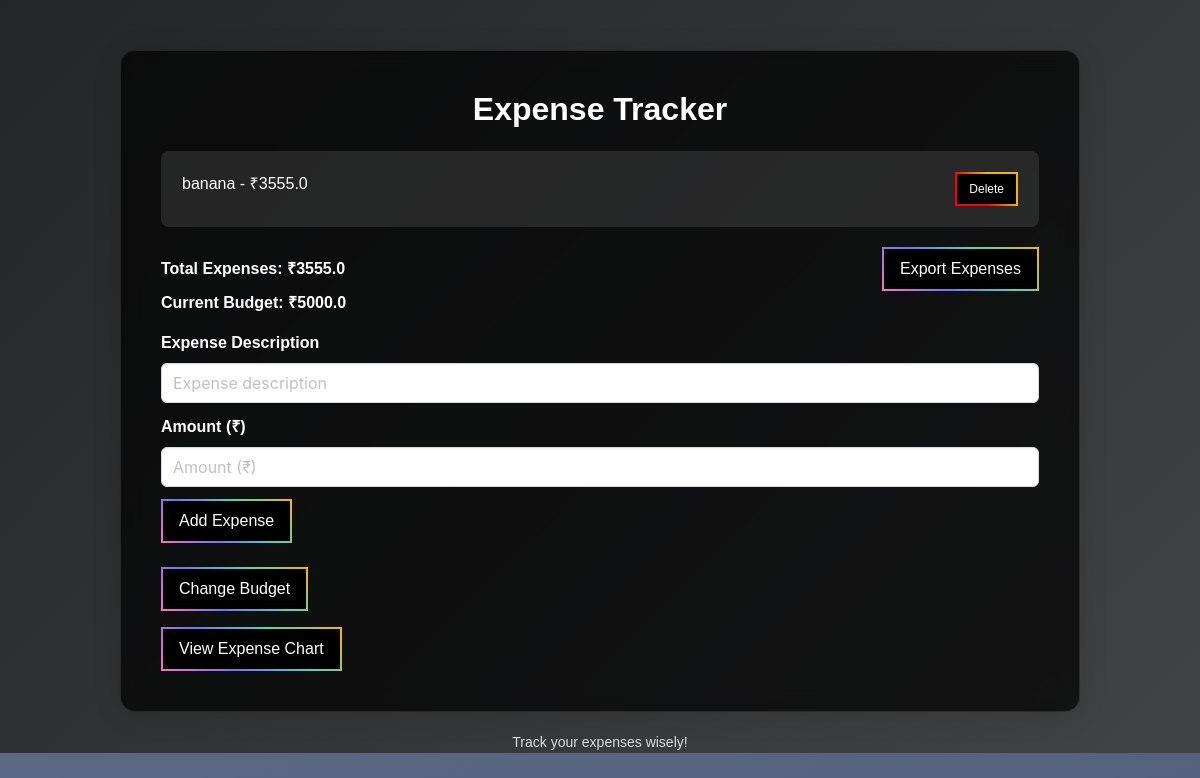
Before: / with the older database file.
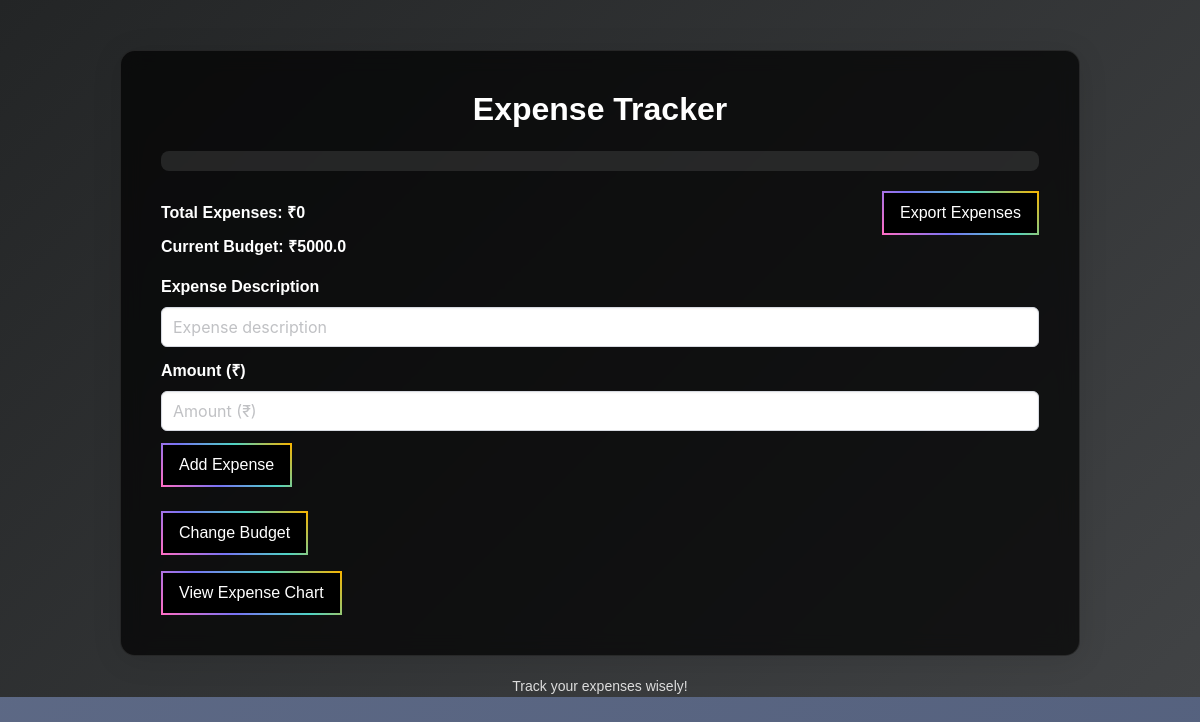
After: the same page with the newer database file.
### app.py (models this page shows)
class Expense(db.Model):
    id = db.Column(db.Integer, primary_key=True)
    description = db.Column(db.String(100), nullable=False)
    amount = db.Column(db.Float, nullable=False)
    date_added = db.Column(db.DateTime, default=db.func.current_timestamp())

class Budget(db.Model):
    id = db.Column(db.Integer, primary_key=True)
    value = db.Column(db.Float, nullable=False)

### app.py (the view)
@app.route('/', methods=["GET", "POST"])
def index():
    budget_entry = Budget.query.first()
    budget = budget_entry.value if budget_entry else 0
    if request.method == "POST":
        description = request.form['description']
        amount = float(request.form['amount'])
        new_expense = Expense(description=description, amount=amount)
        db.session.add(new_expense)
        db.session.commit()
    expenses = Expense.query.all()
    total = sum(expense.amount for expense in expenses)
    alert = None
    if total > budget:
        alert = "You've exceeded the budget!"
    return render_template("index.html", expenses=expenses, total=total, budget=budget, alert=alert)

### templates/index.html (shortened to what this page needs)
<!DOCTYPE html>
<html lang="en">
<head>
    <link rel="stylesheet" href="static/css/bulma.min.css">
</head>
<body>
    <div class="container">
        <h1 class="title has-text-centered">Expense Tracker </h1>
        <ul class="list expense-list">
            {% for expense in expenses %}
            <li class="list-item is-flex is-justify-content-space-between">
                <span>{{ expense.description }} - ₹{{ expense.amount }}</span>
                <form action="{{ url_for('remove_expense') }}" method="POST">
                    <button type="submit" class="button is-danger is-small">Delete</button>
                </form>
            </li>
            {% endfor %}
        </ul>
        <div class="is-flex is-justify-content-space-between is-align-items-center mt-4">
            <p class="total-expenses">Total Expenses: ₹{{ total }}</p>
            <button id="exportButton" class="button is-primary">Export Expenses</button>
        </div>
        <p class="current-budget">Current Budget: ₹{{ budget }}</p>
        <form action="/" method="POST" class="mt-4">
            <div class="field">
                <label class="label has-text-white">Expense Description</label>
                <div class="control">
                    <input type="text" id="description" name="description" class="input" placeholder="Expense description" required>
                </div>
            </div>
            <div class="field">
                <label class="label has-text-white">Amount (₹)</label>
                <div class="control">
                    <input type="number" step="1" id="amount" name="amount" class="input" placeholder="Amount (₹)" required min="0">
                </div>
            </div>
            <div class="field">
                <div class="control">
                    <button type="submit" class="button is-primary">Add Expense</button>
                </div>
            </div>
        </form>
        <br>
        <a href="/set_budget" class="button is-primary">Change Budget</a>
        <br>
        <a href="/chart" class="button is-primary mt-4">View Expense Chart</a>
    </div>
    <footer>
        <p>Track your expenses wisely! </p>
    </footer>
</body>
</html>

Changed rows visible on the page:
removed Expense: description "banana", amount "3555.0"
Other visible differences:
{{ total }}: "3555.0" → "0"
